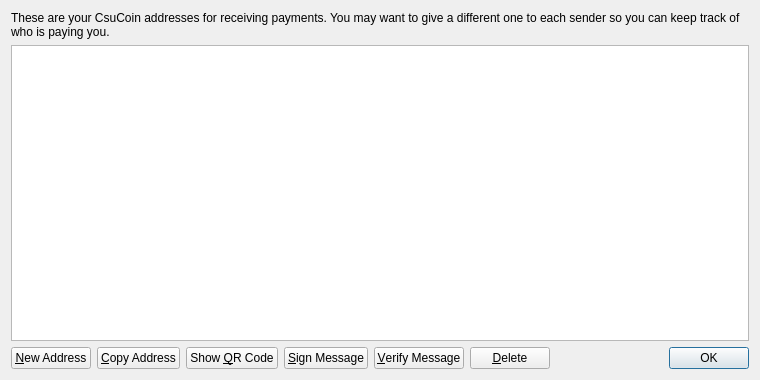
<?xml version="1.0" encoding="UTF-8"?>
<ui version="4.0">
 <class>AddressBookPage</class>
 <widget class="QWidget" name="AddressBookPage">
  <property name="geometry">
   <rect>
    <x>0</x>
    <y>0</y>
    <width>760</width>
    <height>380</height>
   </rect>
  </property>
  <property name="windowTitle">
   <string>Address Book</string>
  </property>
  <layout class="QVBoxLayout" name="verticalLayout">
   <item>
    <widget class="QLabel" name="labelExplanation">
     <property name="text">
      <string>These are your CsuCoin addresses for receiving payments. You may want to give a different one to each sender so you can keep track of who is paying you.</string>
     </property>
     <property name="textFormat">
      <enum>Qt::PlainText</enum>
     </property>
     <property name="wordWrap">
      <bool>true</bool>
     </property>
    </widget>
   </item>
   <item>
    <widget class="QTableView" name="tableView">
     <property name="contextMenuPolicy">
      <enum>Qt::CustomContextMenu</enum>
     </property>
     <property name="toolTip">
      <string>Double-click to edit address or label</string>
     </property>
     <property name="tabKeyNavigation">
      <bool>false</bool>
     </property>
     <property name="alternatingRowColors">
      <bool>true</bool>
     </property>
     <property name="selectionMode">
      <enum>QAbstractItemView::SingleSelection</enum>
     </property>
     <property name="selectionBehavior">
      <enum>QAbstractItemView::SelectRows</enum>
     </property>
     <property name="sortingEnabled">
      <bool>true</bool>
     </property>
     <attribute name="verticalHeaderVisible">
      <bool>false</bool>
     </attribute>
    </widget>
   </item>
   <item>
    <layout class="QHBoxLayout" name="horizontalLayout">
     <item>
      <widget class="QPushButton" name="newAddressButton">
       <property name="toolTip">
        <string>Create a new address</string>
       </property>
       <property name="text">
        <string>&amp;New Address</string>
       </property>
       <property name="icon">
        <iconset resource="../bitcoin.qrc">
         <normaloff>:/icons/add</normaloff>:/icons/add</iconset>
       </property>
      </widget>
     </item>
     <item>
      <widget class="QPushButton" name="copyToClipboard">
       <property name="toolTip">
        <string>Copy the currently selected address to the system clipboard</string>
       </property>
       <property name="text">
        <string>&amp;Copy Address</string>
       </property>
       <property name="icon">
        <iconset resource="../bitcoin.qrc">
         <normaloff>:/icons/editcopy</normaloff>:/icons/editcopy</iconset>
       </property>
      </widget>
     </item>
     <item>
      <widget class="QPushButton" name="showQRCode">
       <property name="text">
        <string>Show &amp;QR Code</string>
       </property>
       <property name="icon">
        <iconset resource="../bitcoin.qrc">
         <normaloff>:/icons/qrcode</normaloff>:/icons/qrcode</iconset>
       </property>
      </widget>
     </item>
     <item>
      <widget class="QPushButton" name="signMessage">
       <property name="toolTip">
        <string>Sign a message to prove you own a Bitcoin address</string>
       </property>
       <property name="text">
        <string>&amp;Sign Message</string>
       </property>
       <property name="icon">
        <iconset resource="../bitcoin.qrc">
         <normaloff>:/icons/edit</normaloff>:/icons/edit</iconset>
       </property>
      </widget>
     </item>
     <item>
      <widget class="QPushButton" name="verifyMessage">
       <property name="toolTip">
        <string>Verify a message to ensure it was signed with a specified Bitcoin address</string>
       </property>
       <property name="text">
        <string>&amp;Verify Message</string>
       </property>
       <property name="icon">
        <iconset resource="../bitcoin.qrc">
         <normaloff>:/icons/transaction_0</normaloff>:/icons/transaction_0</iconset>
       </property>
      </widget>
     </item>
     <item>
      <widget class="QPushButton" name="deleteButton">
       <property name="toolTip">
        <string>Delete the currently selected address from the list. Only sending addresses can be deleted.</string>
       </property>
       <property name="text">
        <string>&amp;Delete</string>
       </property>
       <property name="icon">
        <iconset resource="../bitcoin.qrc">
         <normaloff>:/icons/remove</normaloff>:/icons/remove</iconset>
       </property>
      </widget>
     </item>
     <item>
      <spacer name="horizontalSpacer">
       <property name="orientation">
        <enum>Qt::Horizontal</enum>
       </property>
       <property name="sizeHint" stdset="0">
        <size>
         <width>40</width>
         <height>20</height>
        </size>
       </property>
      </spacer>
     </item>
     <item>
      <widget class="QDialogButtonBox" name="buttonBox">
       <property name="sizePolicy">
        <sizepolicy hsizetype="Maximum" vsizetype="Fixed">
         <horstretch>0</horstretch>
         <verstretch>0</verstretch>
        </sizepolicy>
       </property>
       <property name="standardButtons">
        <set>QDialogButtonBox::Ok</set>
       </property>
      </widget>
     </item>
    </layout>
   </item>
  </layout>
 </widget>
 <resources>
  <include location="../bitcoin.qrc"/>
 </resources>
 <connections/>
</ui>
